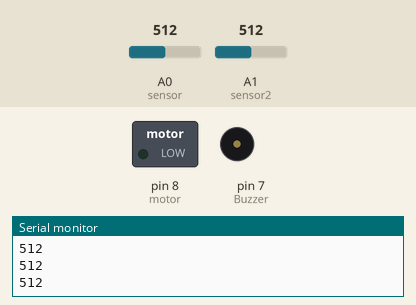
This sketch was run on a simulated Arduino Uno, built with avr-gcc and run on an emulated ATmega328P. On the bench: switched loads named in the sketch (green lamp = pin HIGH), buzzer (waves = sounding), the last lines printed to the serial monitor. The test bench sets the inputs (shaded band); at power-on: A0 (sensor) = 512, A1 (sensor2) = 512.

Above: at 1.2 s.
1.3 s: A0 (sensor) set to 943
2.8 s: A0 (sensor) set to 961
At 3.7 s:
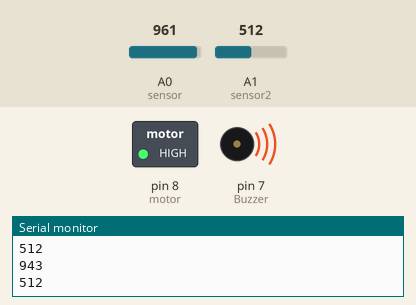
4.3 s: A0 (sensor) set to 940
At 7.0 s:
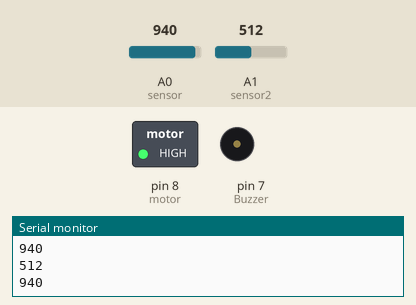
7.3 s: A1 (sensor2) set to 938
8.8 s: A1 (sensor2) set to 968
At 9.4 s:
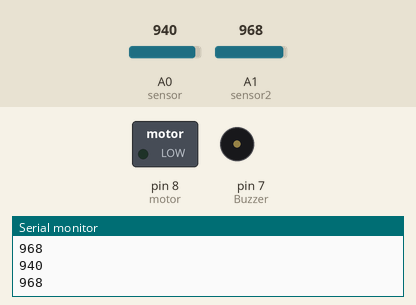
10.3 s: A0 (sensor) set to 960
At 11.7 s:
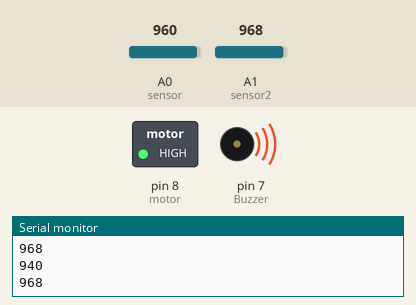
Timing chart, 0 to 12.8 s (numbered marks = the images above; inputs shaded):
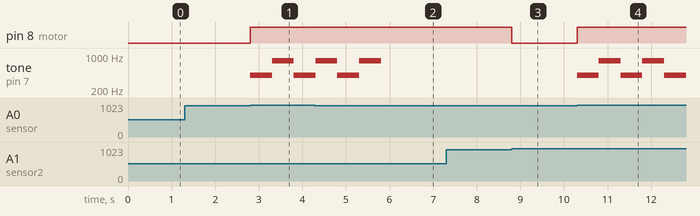

The sketch:

laser-motor-relay.ino
```cpp
int motor = 8;
int sensor = A0;
int sensor2 = A1;
int Buzzer = 7;

String motorState = "OFF";

void setup() {

     Serial.begin(9600);

  pinMode(motor, OUTPUT);
  pinMode(sensor, INPUT);
  pinMode(sensor, INPUT);
  pinMode(Buzzer, OUTPUT);
}

void loop() {
 Serial.println(analogRead(sensor));
 Serial.println(analogRead(sensor2));


  if(analogRead(sensor) > 950) {

      digitalWrite(motor, HIGH);
      motorState = "ON";

      tone(Buzzer, 400); // play 400 Hz tone for 500 ms
delay(500);
tone(Buzzer, 800); // play 800Hz tone for 500ms
delay(500);
tone(Buzzer, 400); // play 400 Hz tone for 500 ms
delay(500);
tone(Buzzer, 800); // play 800Hz tone for 500ms
delay(500);
tone(Buzzer, 400); // play 400 Hz tone for 500 ms
delay(500);
tone(Buzzer, 800); // play 800Hz tone for 500ms
delay(500);
noTone(Buzzer);

delay(300);
  }

  else if (analogRead(sensor2) > 950) {

      digitalWrite(motor, LOW);
      motorState = "OFF";
  }


}
```

Measured:
- the behaviour switches between 950 and 951 on A0 (sensor) (found by bisection; images 0 and 1)
- the behaviour switches between 950 and 951 on A1 (sensor2) (found by bisection; images 2 and 3)
- after the input at 2.8 s, pin 8 (motor): LOW → HIGH at once; tone on pin 7 (Buzzer): silent → 400 Hz at once, → 800 Hz 0.50 s later, → 400 Hz 0.50 s later
- after the input at 4.3 s, tone on pin 7 (Buzzer): goes on until 5.8 s, then stays silent
- after the input at 8.8 s, pin 8 (motor): HIGH → LOW at once
- after the input at 10.3 s, pin 8 (motor): LOW → HIGH at once; tone on pin 7 (Buzzer): alternates 800 Hz for 0.50 s and 400 Hz for 0.50 s, starting at once
